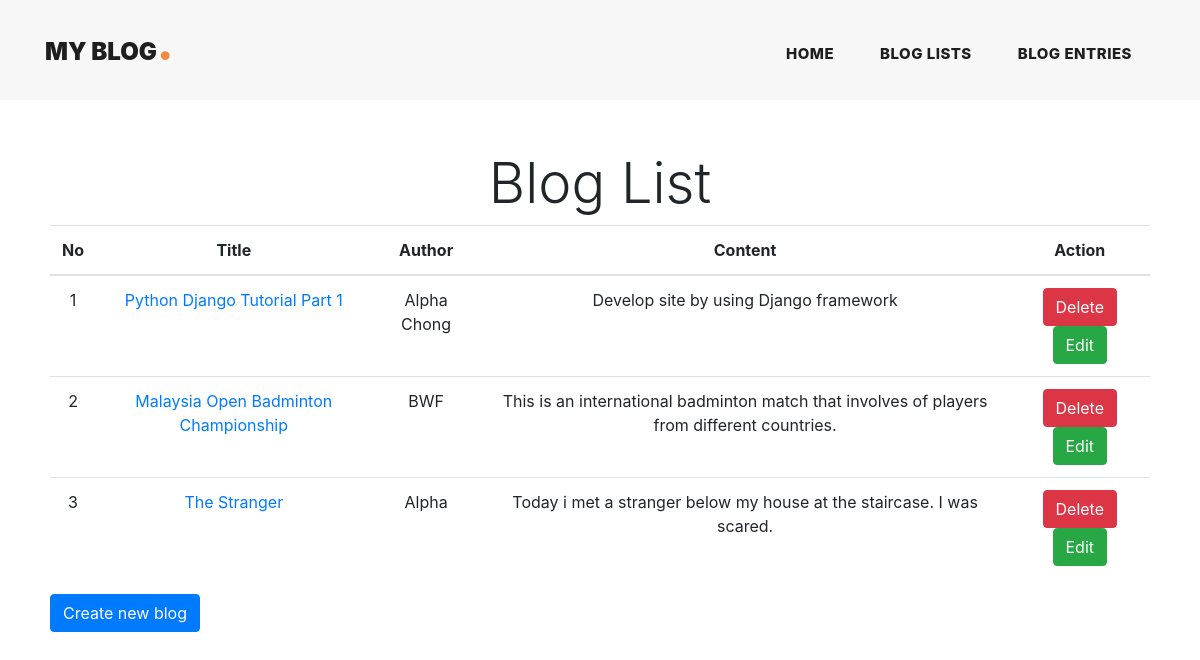
The app's page /blog/list/ with its own data.
### app_blog/models.py (models this page shows, shortened)
class Post(models.Model):
    title = models.CharField(max_length=100)
    author = models.CharField(max_length=50)
    content = models.TextField()
    tags = models.ManyToManyField(Tag)
    series = models.ForeignKey(Series, on_delete=models.CASCADE, default="")

### app_blog/views.py (the view)
# urls.py: path('list/', views.blog_list, name="blog-list"),
def blog_list(request):
    context = {}
    context['blogs'] = Post.objects.all()
    return render(request, 'app_blog/post_list.html', context=context)

### app_blog/templates/app_blog/post_list.html (shortened to what this page needs)
{% extends "app_blog/base.html" %}
{% block content %}
        <h1 class="display-4" style="text-align: center;">Blog List</h1>
        <table class="table"  style="text-align: center;">
            <thead>
                <th>No</th>
                <th>Title</th>
                <th>Author</th>
                <th>Content</th>
                <th>Action</th>
            </thead>
            <tbody>
                {% for blog in blogs %}
                    <tr>
                        <td>
                            {{ forloop.counter }}
                        </td>
                        <td>
                            <a href="{% url 'blog-update' blog.pk %}">
                                {{ blog.title }}
                            </a>
                        </td>
                        <td>{{ blog.author }}</td>
                        <td>{{ blog.content }}</td>
                        <td>
                            <a href="{% url 'blog-delete' blog.pk %}" class="btn btn-danger">Delete</a>
                            <a href="{% url 'blog-update' blog.pk %}" class="btn btn-success">Edit</a>
                        </td>
                    </tr>
                {% endfor %}
            </tbody>
        </table>
        <a href="{% url 'blog-create' %}" class="btn btn-primary">Create new blog</a>
    </body>
{% endblock %}

### static/css/templatemo-stand-blog.css (style rules this page uses)
body { font-family: 'Roboto', sans-serif; overflow-x: hidden; text-rendering: optimizeLegibility; -webkit-font-smoothing: antialiased; -moz-osx-font-smoothing: grayscale; }
a { text-decoration: none!important; }
h1,h2,h3,h4,h5,h6 { margin: 0px; }

### records on screen
Post: title "Python Django Tutorial Part 1", author "Alpha Chong", content "Develop site by using Django framework"
Post: title "Malaysia Open Badminton Championship", author "BWF", content "This is an international badminton match that involves of players from different countries."
Post: title "The Stranger", author "Alpha", content "Today i met a stranger below my house at the staircase. I was scared."
